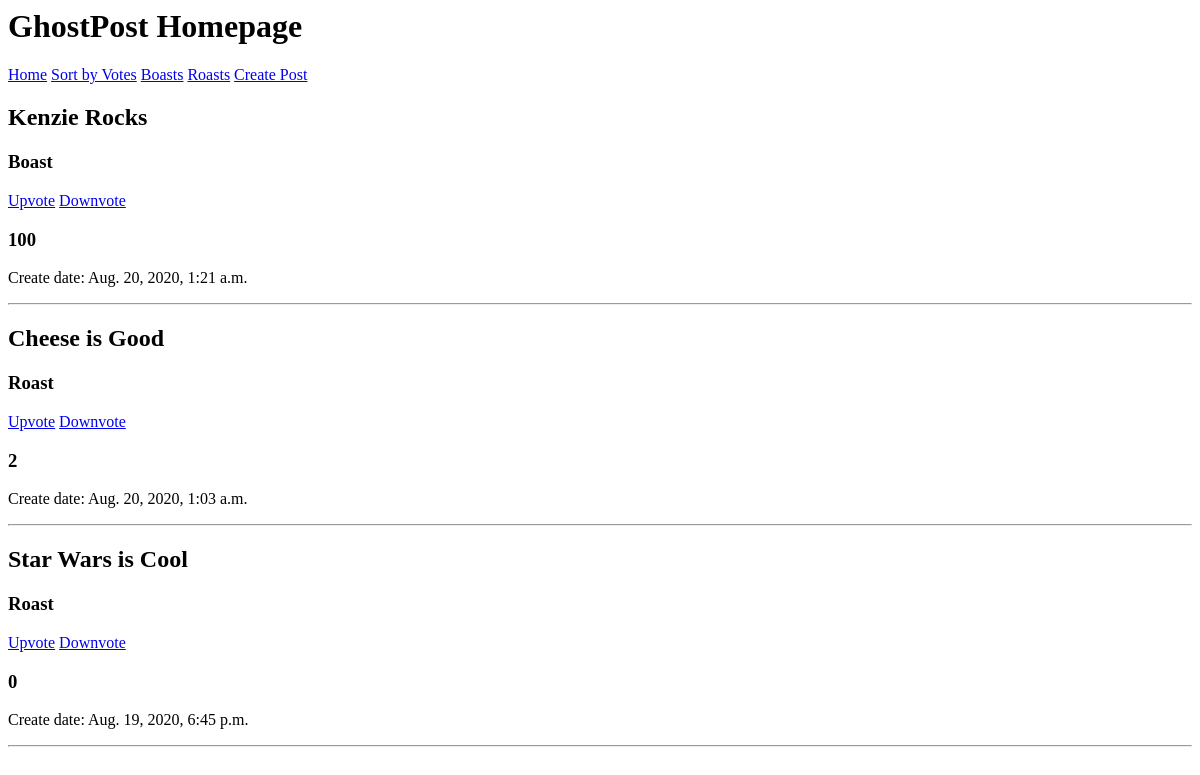
The app's page /, older data.
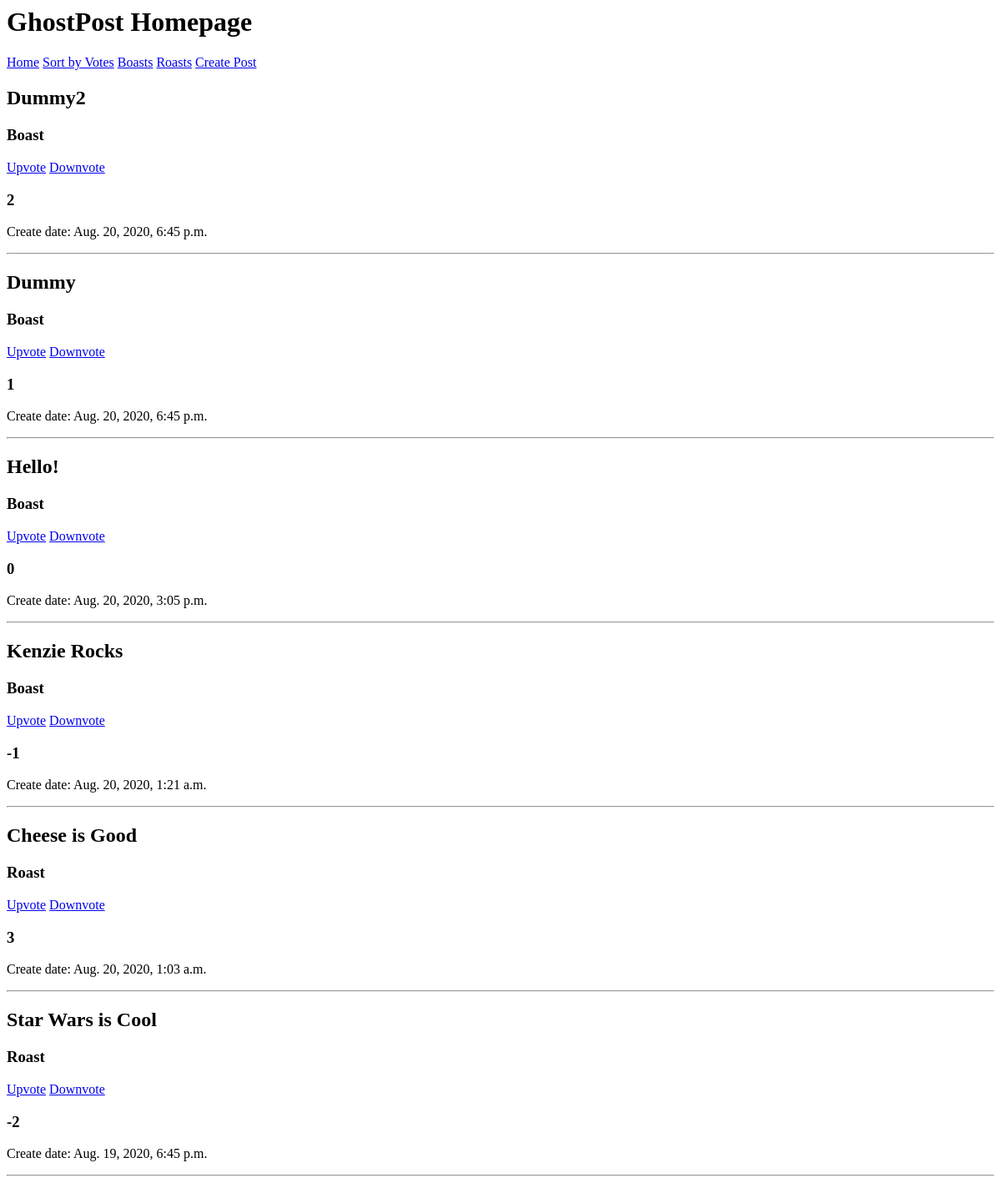
The same page, newer data.
### ghostpostapp/models.py (models this page shows, shortened)
class RoastBoastModel(models.Model):
    is_boast = models.BooleanField()
    content = models.CharField(max_length=280)
    up_vote = models.IntegerField(default=0)
    down_vote = models.IntegerField(default=0)
    submit_time = models.DateTimeField(default=now, editable=False)

### ghostpostapp/views.py (the view)
# urls.py: path('', index_view, name='homepage'),
def index_view(request):
    posts = RoastBoastModel.objects.all().order_by('-submit_time')
    up_vote_total = request.POST.get('up_vote')
    return render(request, 'index.html', {"posts": posts, "up_vote_total": up_vote_total})

### templates/index.html (shortened to what this page needs)
<h1>GhostPost Homepage</h1>
<div>
<a href="{% url 'homepage' %}">Home</a>
<a href="{% url 'sort' %}">Sort by Votes</a>
<a href="{% url 'boasts' %}">Boasts</a>
<a href="{% url 'roasts' %}">Roasts</a>
<a href="{% url 'createpost' %}">Create Post</a>
</div>
{% for post in posts%}
<div>
    <h2>{{post.content}}</h2>
    {% if post.is_boast == True %}
            <h3>Boast</h3>
        {% else %}
            <h3>Roast</h3>
    {% endif %}
    <div>
        <a href="{% url 'upvote' post.id %}">Upvote</a>
        <a href="{% url 'downvote' post.id %}">Downvote</a>
        </div>
        <div>
        <h3>{{ post.up_vote|add:post.down_vote }}</h3>
        </div>
    </div>
    <p>Create date: {{post.submit_time}}</p>
    <hr />
{% endfor %}

Row changes from the older to the newer data that the page shows:
added RoastBoastModel: content "Dummy2", is_boast "Boast", up_vote|add "2", submit_time "Aug. 20, 2020, 6:45 p.m."
added RoastBoastModel: content "Dummy", is_boast "Boast", up_vote|add "1", submit_time "Aug. 20, 2020, 6:45 p.m."
added RoastBoastModel: content "Hello!", is_boast "Boast", up_vote|add "0", submit_time "Aug. 20, 2020, 3:05 p.m."
changed RoastBoastModel "Kenzie Rocks": up_vote|add "100" → "-1"
changed RoastBoastModel "Cheese is Good": up_vote|add "2" → "3"
changed RoastBoastModel "Star Wars is Cool": up_vote|add "0" → "-2"
